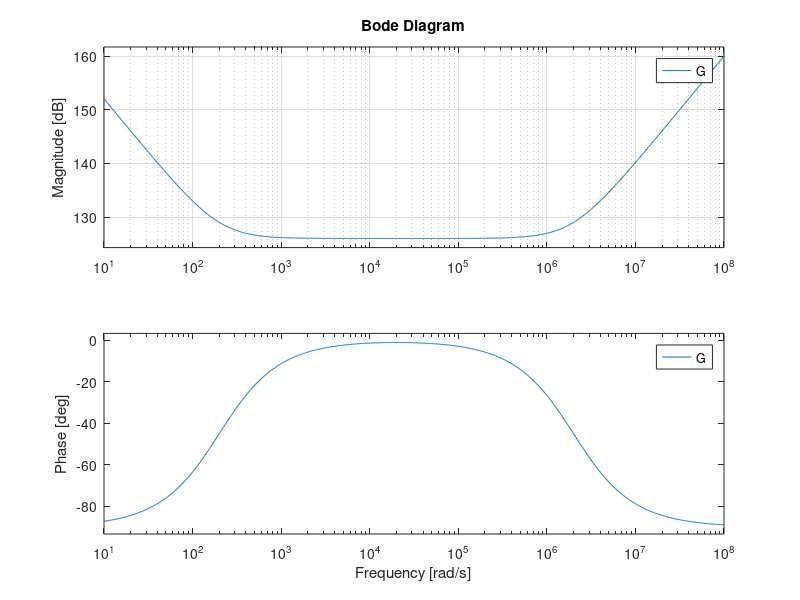

MATLAB code to generate this figure:
R1 = 1e3; R2 = 20; C1 = 5E-6; C2 = 25E-9;

num1 = -1;
num2 = ((1/(R1*C1))+(1/(R2*C2)));
num3 = 1/(R1*C1*R2*C2);

den = 1;

finalNum = [num1 num2 num3];
finalDen = [0 den 0];

G = tf(finalNum, finalDen);
disp(G);

bode(G), grid